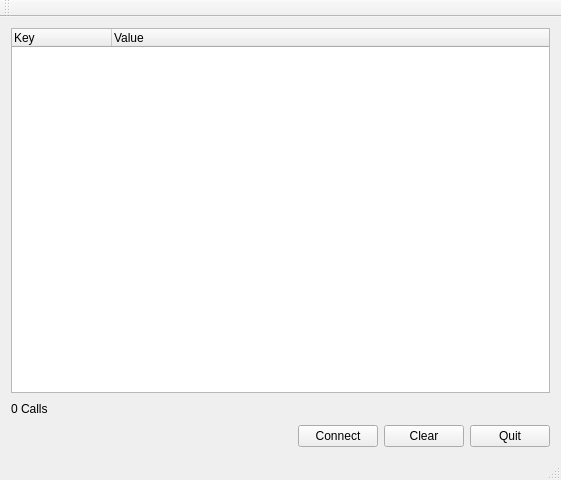
<?xml version="1.0" encoding="UTF-8"?>
<ui version="4.0">
 <class>MainWindow</class>
 <widget class="QMainWindow" name="MainWindow">
  <property name="geometry">
   <rect>
    <x>0</x>
    <y>0</y>
    <width>561</width>
    <height>480</height>
   </rect>
  </property>
  <property name="windowTitle">
   <string>MainWindow</string>
  </property>
  <widget class="QWidget" name="centralWidget">
   <layout class="QVBoxLayout" name="verticalLayout_2">
    <item>
     <widget class="QTreeWidget" name="treeChannels">
      <column>
       <property name="text">
        <string>Key</string>
       </property>
      </column>
      <column>
       <property name="text">
        <string>Value</string>
       </property>
      </column>
     </widget>
    </item>
    <item>
     <layout class="QHBoxLayout" name="horizontalLayout_2">
      <item>
       <layout class="QVBoxLayout" name="verticalLayout">
        <item>
         <widget class="QLabel" name="lblCallCount">
          <property name="text">
           <string>0 Calls</string>
          </property>
         </widget>
        </item>
       </layout>
      </item>
      <item>
       <spacer name="horizontalSpacer_2">
        <property name="orientation">
         <enum>Qt::Horizontal</enum>
        </property>
        <property name="sizeHint" stdset="0">
         <size>
          <width>40</width>
          <height>20</height>
         </size>
        </property>
       </spacer>
      </item>
     </layout>
    </item>
    <item>
     <layout class="QHBoxLayout" name="horizontalLayout">
      <item>
       <spacer name="horizontalSpacer">
        <property name="orientation">
         <enum>Qt::Horizontal</enum>
        </property>
        <property name="sizeHint" stdset="0">
         <size>
          <width>40</width>
          <height>20</height>
         </size>
        </property>
       </spacer>
      </item>
      <item>
       <widget class="QPushButton" name="btnConnect">
        <property name="text">
         <string>Connect</string>
        </property>
       </widget>
      </item>
      <item>
       <widget class="QPushButton" name="btnClear">
        <property name="text">
         <string>Clear</string>
        </property>
       </widget>
      </item>
      <item>
       <widget class="QPushButton" name="btnQuit">
        <property name="text">
         <string>Quit</string>
        </property>
       </widget>
      </item>
     </layout>
    </item>
   </layout>
  </widget>
  <widget class="QMenuBar" name="menuBar">
   <property name="geometry">
    <rect>
     <x>0</x>
     <y>0</y>
     <width>561</width>
     <height>22</height>
    </rect>
   </property>
  </widget>
  <widget class="QToolBar" name="mainToolBar">
   <attribute name="toolBarArea">
    <enum>TopToolBarArea</enum>
   </attribute>
   <attribute name="toolBarBreak">
    <bool>false</bool>
   </attribute>
  </widget>
  <widget class="QStatusBar" name="statusBar"/>
 </widget>
 <layoutdefault spacing="6" margin="11"/>
 <resources/>
 <connections/>
</ui>
